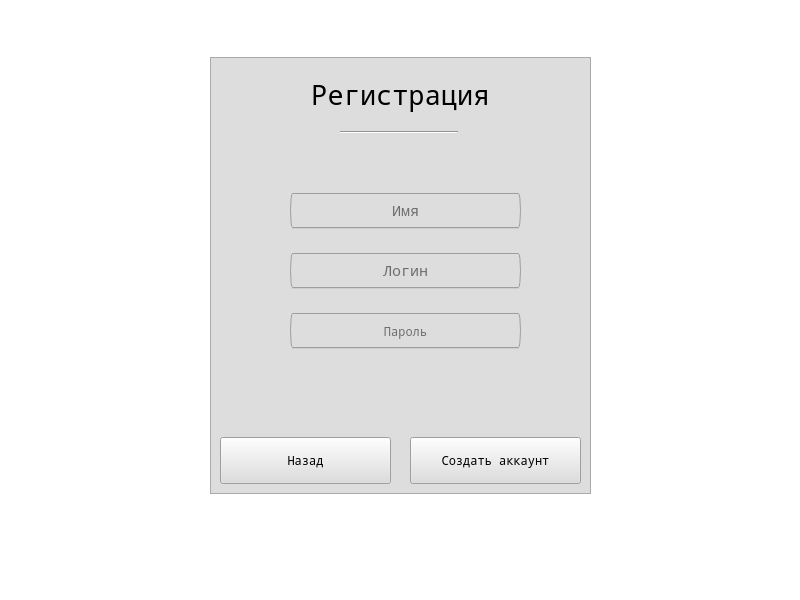
<?xml version="1.0" encoding="UTF-8"?>
<ui version="4.0">
 <class>HelloPage</class>
 <widget class="QMainWindow" name="HelloPage">
  <property name="geometry">
   <rect>
    <x>0</x>
    <y>0</y>
    <width>800</width>
    <height>600</height>
   </rect>
  </property>
  <property name="sizePolicy">
   <sizepolicy hsizetype="Fixed" vsizetype="Fixed">
    <horstretch>0</horstretch>
    <verstretch>0</verstretch>
   </sizepolicy>
  </property>
  <property name="windowTitle">
   <string>CookBook</string>
  </property>
  <property name="styleSheet">
   <string notr="true">background-color: rgb(255, 255, 255);
margin: auto, auto;
</string>
  </property>
  <widget class="QWidget" name="centralwidget">
   <widget class="QFrame" name="logFrame">
    <property name="geometry">
     <rect>
      <x>210</x>
      <y>20</y>
      <width>381</width>
      <height>511</height>
     </rect>
    </property>
    <property name="styleSheet">
     <string notr="true">background-color: rgb(221, 221, 221);
margin: auto, auto;
text-align: center;</string>
    </property>
    <property name="frameShape">
     <enum>QFrame::StyledPanel</enum>
    </property>
    <property name="frameShadow">
     <enum>QFrame::Raised</enum>
    </property>
    <widget class="QLabel" name="login_label">
     <property name="geometry">
      <rect>
       <x>70</x>
       <y>20</y>
       <width>241</width>
       <height>101</height>
      </rect>
     </property>
     <property name="font">
      <font>
       <family>Noto Mono</family>
       <pointsize>19</pointsize>
       <weight>75</weight>
       <bold>true</bold>
      </font>
     </property>
     <property name="frameShape">
      <enum>QFrame::NoFrame</enum>
     </property>
     <property name="text">
      <string>Добро пожаловать</string>
     </property>
     <property name="textFormat">
      <enum>Qt::PlainText</enum>
     </property>
     <property name="alignment">
      <set>Qt::AlignCenter</set>
     </property>
    </widget>
    <widget class="QPushButton" name="loginButton">
     <property name="geometry">
      <rect>
       <x>10</x>
       <y>380</y>
       <width>171</width>
       <height>121</height>
      </rect>
     </property>
     <property name="font">
      <font>
       <family>Noto Mono</family>
       <kerning>true</kerning>
      </font>
     </property>
     <property name="cursor">
      <cursorShape>PointingHandCursor</cursorShape>
     </property>
     <property name="contextMenuPolicy">
      <enum>Qt::DefaultContextMenu</enum>
     </property>
     <property name="styleSheet">
      <string notr="true">background-color: rgb(221, 221, 221)</string>
     </property>
     <property name="text">
      <string>Вход</string>
     </property>
     <property name="autoDefault">
      <bool>false</bool>
     </property>
     <property name="default">
      <bool>false</bool>
     </property>
     <property name="flat">
      <bool>false</bool>
     </property>
    </widget>
    <widget class="QPushButton" name="logoutButton">
     <property name="geometry">
      <rect>
       <x>200</x>
       <y>380</y>
       <width>171</width>
       <height>121</height>
      </rect>
     </property>
     <property name="font">
      <font>
       <family>Noto Mono</family>
      </font>
     </property>
     <property name="cursor">
      <cursorShape>PointingHandCursor</cursorShape>
     </property>
     <property name="text">
      <string>Регистрация</string>
     </property>
    </widget>
    <widget class="QLabel" name="login_label_2">
     <property name="geometry">
      <rect>
       <x>60</x>
       <y>60</y>
       <width>261</width>
       <height>91</height>
      </rect>
     </property>
     <property name="font">
      <font>
       <family>Noto Mono</family>
       <pointsize>11</pointsize>
       <weight>50</weight>
       <bold>false</bold>
      </font>
     </property>
     <property name="frameShape">
      <enum>QFrame::NoFrame</enum>
     </property>
     <property name="text">
      <string>Ваша карманная книга рецептов</string>
     </property>
     <property name="textFormat">
      <enum>Qt::PlainText</enum>
     </property>
     <property name="alignment">
      <set>Qt::AlignCenter</set>
     </property>
    </widget>
    <widget class="Line" name="line">
     <property name="geometry">
      <rect>
       <x>130</x>
       <y>120</y>
       <width>118</width>
       <height>3</height>
      </rect>
     </property>
     <property name="orientation">
      <enum>Qt::Horizontal</enum>
     </property>
    </widget>
    <widget class="QLineEdit" name="lineEdit">
     <property name="geometry">
      <rect>
       <x>80</x>
       <y>190</y>
       <width>231</width>
       <height>41</height>
      </rect>
     </property>
     <property name="font">
      <font>
       <family>Noto Mono</family>
       <pointsize>11</pointsize>
      </font>
     </property>
     <property name="alignment">
      <set>Qt::AlignCenter</set>
     </property>
     <property name="dragEnabled">
      <bool>false</bool>
     </property>
     <property name="placeholderText">
      <string notr="true">Логин</string>
     </property>
    </widget>
    <widget class="QLineEdit" name="lineEdit_2">
     <property name="geometry">
      <rect>
       <x>80</x>
       <y>270</y>
       <width>231</width>
       <height>41</height>
      </rect>
     </property>
     <property name="font">
      <font>
       <family>Noto Mono</family>
      </font>
     </property>
     <property name="echoMode">
      <enum>QLineEdit::Password</enum>
     </property>
     <property name="alignment">
      <set>Qt::AlignCenter</set>
     </property>
     <property name="placeholderText">
      <string>Пароль</string>
     </property>
    </widget>
    <widget class="QLabel" name="errorHandlerLabel">
     <property name="enabled">
      <bool>true</bool>
     </property>
     <property name="geometry">
      <rect>
       <x>80</x>
       <y>140</y>
       <width>221</width>
       <height>31</height>
      </rect>
     </property>
     <property name="font">
      <font>
       <family>Noto Mono</family>
      </font>
     </property>
     <property name="styleSheet">
      <string notr="true">border-color: rgb(237, 51, 59);
color: rgb(237, 51, 59);</string>
     </property>
     <property name="text">
      <string/>
     </property>
     <property name="alignment">
      <set>Qt::AlignCenter</set>
     </property>
    </widget>
    <widget class="QFrame" name="logFrame_2">
     <property name="geometry">
      <rect>
       <x>0</x>
       <y>0</y>
       <width>381</width>
       <height>511</height>
      </rect>
     </property>
     <property name="styleSheet">
      <string notr="true">background-color: rgb(221, 221, 221);
margin: auto, auto;
text-align: center;</string>
     </property>
     <property name="frameShape">
      <enum>QFrame::StyledPanel</enum>
     </property>
     <property name="frameShadow">
      <enum>QFrame::Raised</enum>
     </property>
     <widget class="QLabel" name="log_out_blabel">
      <property name="geometry">
       <rect>
        <x>70</x>
        <y>20</y>
        <width>241</width>
        <height>111</height>
       </rect>
      </property>
      <property name="font">
       <font>
        <family>Noto Mono</family>
        <pointsize>20</pointsize>
        <weight>75</weight>
        <bold>true</bold>
       </font>
      </property>
      <property name="frameShape">
       <enum>QFrame::NoFrame</enum>
      </property>
      <property name="text">
       <string>Регистрация</string>
      </property>
      <property name="textFormat">
       <enum>Qt::PlainText</enum>
      </property>
      <property name="alignment">
       <set>Qt::AlignCenter</set>
      </property>
     </widget>
     <widget class="QPushButton" name="back_to_login_btn">
      <property name="geometry">
       <rect>
        <x>10</x>
        <y>380</y>
        <width>171</width>
        <height>121</height>
       </rect>
      </property>
      <property name="font">
       <font>
        <family>Noto Mono</family>
        <kerning>true</kerning>
       </font>
      </property>
      <property name="cursor">
       <cursorShape>PointingHandCursor</cursorShape>
      </property>
      <property name="contextMenuPolicy">
       <enum>Qt::DefaultContextMenu</enum>
      </property>
      <property name="styleSheet">
       <string notr="true">background-color: rgb(221, 221, 221)</string>
      </property>
      <property name="text">
       <string>Назад</string>
      </property>
      <property name="autoDefault">
       <bool>false</bool>
      </property>
      <property name="default">
       <bool>false</bool>
      </property>
      <property name="flat">
       <bool>false</bool>
      </property>
     </widget>
     <widget class="QPushButton" name="log_out_final_btn">
      <property name="geometry">
       <rect>
        <x>200</x>
        <y>380</y>
        <width>171</width>
        <height>121</height>
       </rect>
      </property>
      <property name="font">
       <font>
        <family>Noto Mono</family>
       </font>
      </property>
      <property name="cursor">
       <cursorShape>PointingHandCursor</cursorShape>
      </property>
      <property name="text">
       <string>Создать аккаунт</string>
      </property>
     </widget>
     <widget class="Line" name="line_2">
      <property name="geometry">
       <rect>
        <x>130</x>
        <y>110</y>
        <width>118</width>
        <height>3</height>
       </rect>
      </property>
      <property name="orientation">
       <enum>Qt::Horizontal</enum>
      </property>
     </widget>
     <widget class="QLineEdit" name="login_ln_log_out">
      <property name="geometry">
       <rect>
        <x>80</x>
        <y>230</y>
        <width>231</width>
        <height>41</height>
       </rect>
      </property>
      <property name="font">
       <font>
        <family>Noto Mono</family>
        <pointsize>11</pointsize>
       </font>
      </property>
      <property name="alignment">
       <set>Qt::AlignCenter</set>
      </property>
      <property name="dragEnabled">
       <bool>false</bool>
      </property>
      <property name="placeholderText">
       <string notr="true">Логин</string>
      </property>
     </widget>
     <widget class="QLineEdit" name="passwd_ln_log_out">
      <property name="geometry">
       <rect>
        <x>80</x>
        <y>290</y>
        <width>231</width>
        <height>41</height>
       </rect>
      </property>
      <property name="font">
       <font>
        <family>Noto Mono</family>
       </font>
      </property>
      <property name="echoMode">
       <enum>QLineEdit::Password</enum>
      </property>
      <property name="alignment">
       <set>Qt::AlignCenter</set>
      </property>
      <property name="placeholderText">
       <string>Пароль</string>
      </property>
     </widget>
     <widget class="QLabel" name="errorHandlerLabel_2">
      <property name="enabled">
       <bool>true</bool>
      </property>
      <property name="geometry">
       <rect>
        <x>80</x>
        <y>120</y>
        <width>221</width>
        <height>31</height>
       </rect>
      </property>
      <property name="font">
       <font>
        <family>Noto Mono</family>
       </font>
      </property>
      <property name="styleSheet">
       <string notr="true">border-color: rgb(237, 51, 59);
color: rgb(237, 51, 59);</string>
      </property>
      <property name="text">
       <string/>
      </property>
      <property name="alignment">
       <set>Qt::AlignCenter</set>
      </property>
     </widget>
     <widget class="QLineEdit" name="name_ln_log_out">
      <property name="geometry">
       <rect>
        <x>80</x>
        <y>170</y>
        <width>231</width>
        <height>41</height>
       </rect>
      </property>
      <property name="font">
       <font>
        <family>Noto Mono</family>
        <pointsize>11</pointsize>
       </font>
      </property>
      <property name="alignment">
       <set>Qt::AlignCenter</set>
      </property>
      <property name="dragEnabled">
       <bool>false</bool>
      </property>
      <property name="placeholderText">
       <string notr="true">Имя</string>
      </property>
     </widget>
    </widget>
    <zorder>loginButton</zorder>
    <zorder>login_label</zorder>
    <zorder>logoutButton</zorder>
    <zorder>login_label_2</zorder>
    <zorder>line</zorder>
    <zorder>lineEdit</zorder>
    <zorder>lineEdit_2</zorder>
    <zorder>errorHandlerLabel</zorder>
    <zorder>logFrame_2</zorder>
   </widget>
  </widget>
 </widget>
 <resources/>
 <connections/>
</ui>
